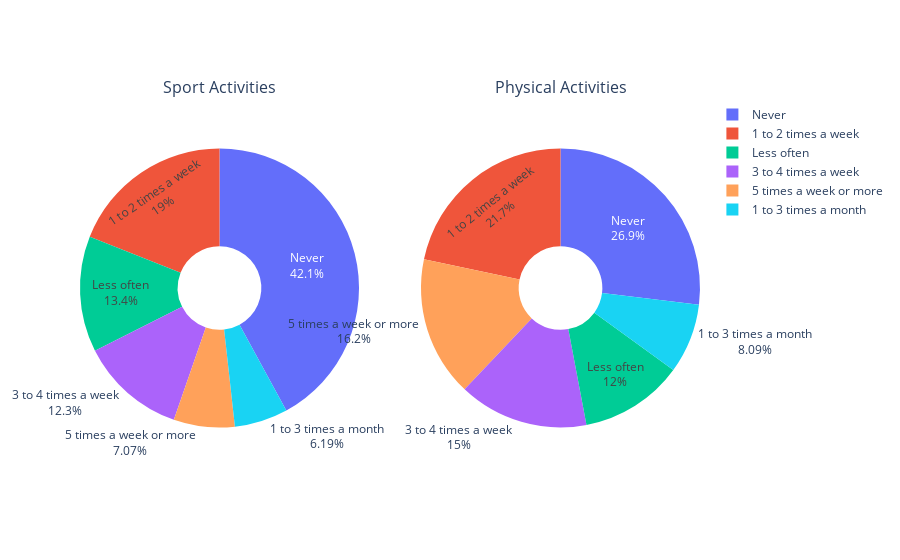

Notebook code cell kept with this figure:
### Code cell
sport_activity_counts = sport_activity_m.value_counts().sort_index()
physical_activity_counts = physical_activity_c_m.value_counts().sort_index()

# Create subplots
fig = make_subplots(rows=1, cols=2, specs=[[{'type': 'pie'}, {'type': 'pie'}]],
                    subplot_titles=('Sport Activities', 'Physical Activities'))

# Add the sport activity pie chart
fig.add_trace(go.Pie(labels=sport_activity_counts.index, values=sport_activity_counts.values, 
                     textinfo='percent+label', hoverinfo='label+value+percent'), row=1, col=1)

# Add the physical activity pie chart
fig.add_trace(go.Pie(labels=physical_activity_counts.index, values=physical_activity_counts.values, 
                     textinfo='percent+label', hoverinfo='label+value+percent'), row=1, col=2)

fig.update_traces(hole=.3)

fig.show()

### Figure 1 — Plotly figure (JSON) as saved in the notebook; plotly's stock layout.template omitted (floating-point values rounded to 4 significant figures)
{"data": [{"domain": {"x": [0, 0.45], "y": [0, 1]}, "hole": 0.3, "hoverinfo": "label+value+percent", "labels": ["1 to 2 times a week", "1 to 3 times a month", "3 to 4 times a week", "5 times a week or more", "Less often", "Never"], "textinfo": "percent+label", "type": "pie", "values": [5047, 1642, 3253, 1876, 3563, 11161]}, {"domain": {"x": [0.55, 1], "y": [0, 1]}, "hole": 0.3, "hoverinfo": "label+value+percent", "labels": ["1 to 2 times a week", "1 to 3 times a month", "3 to 4 times a week", "5 times a week or more", "Less often", "Never"], "textinfo": "percent+label", "type": "pie", "values": [5761, 2146, 3991, 4308, 3185, 7145]}], "layout": {"annotations": [{"font": {"size": 16}, "showarrow": false, "text": "Sport Activities", "x": 0.225, "xanchor": "center", "xref": "paper", "y": 1, "yanchor": "bottom", "yref": "paper"}, {"font": {"size": 16}, "showarrow": false, "text": "Physical Activities", "x": 0.775, "xanchor": "center", "xref": "paper", "y": 1, "yanchor": "bottom", "yref": "paper"}]}}
